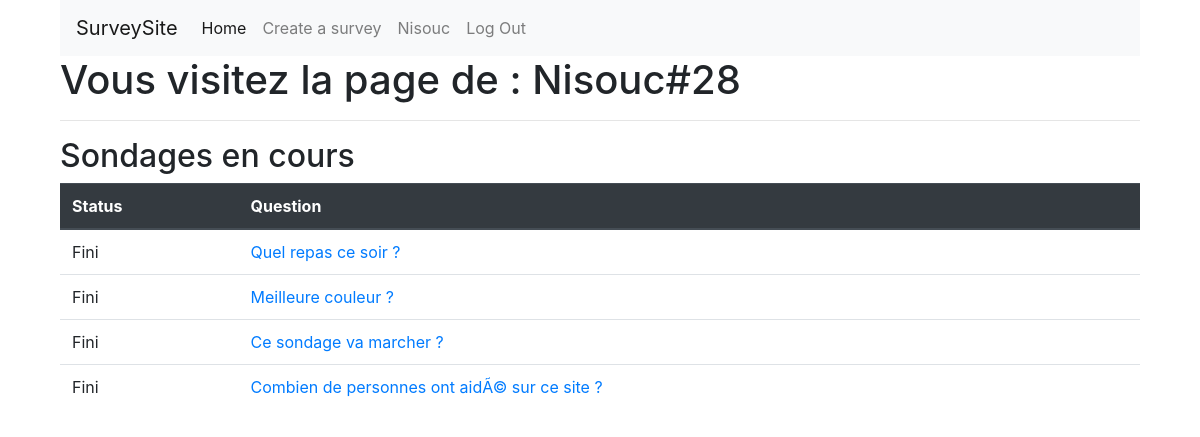
The app's page /index.php?page=user&name=Nisouc (signed in) with its own data.
### tables this page shows
CREATE TABLE `users` (
  `user_id` int(11) NOT NULL,
  `user_name` varchar(255) NOT NULL,
  `user_pass` varchar(255) NOT NULL,
  `user_email` varchar(255) NOT NULL,
  `user_status` tinyint(1) NOT NULL,
  `user_theme` varchar(255) NOT NULL DEFAULT 'white'
);

CREATE TABLE `surveys` (
  `survey_id` int(11) NOT NULL,
  `question` varchar(255) NOT NULL,
  `end` datetime NOT NULL,
  `creatorsId` int(11) NOT NULL,
  `status` int(1) NOT NULL DEFAULT '1'
);

### Public/index.php (called while the page is built, shortened)
<?php
require ROOT."/Core/Database.php";
require ROOT."/router.php";

### Core/Database.php (called while the page is built, shortened)
<?php
class Database{
    protected $pdo;
    public function __construct()
    {
        try {
            $this->host = $dbConfig["host"];
            $this->dbname = $dbConfig["dbname"];
            $this->user = $dbConfig["user"];
            $this->pass = $dbConfig["pass"];
            $this->pdo = new \PDO("mysql:host=$this->host;dbname=$this->dbname", $this->user, $this->pass);
        } catch (\PDOException $e) {
            return $e->getMessage();
        }
    }
    public function query(string $statement, bool $one)
    {
        $query = $this->pdo->query($statement);
        if ($one === false) {
            return $query->fetch(\PDO::FETCH_ASSOC);
        } else {
            return $query->fetchAll(\PDO::FETCH_ASSOC);
        }
    }
}

### App/Model/UserModel.php (called while the page is built, shortened)
<?php
class UserModel extends Database{
    public function searchFriends($ns)
    {
        $searchRequest = "SELECT * FROM users WHERE user_name LIKE '%" . $ns . "%'";
        return $this->query($searchRequest, true);
    }
    public function getUserSurveys($id)
    {
        $surv = "SELECT * FROM surveys WHERE creatorsId = '" . $id . "'";
        return $this->query($surv, true);
    }
}

### App/View/userVisitView.php (the view, shortened to what this page needs)
<?php
require ROOT."/commons.php";
?>
<!DOCTYPE html>
<html lang="fr">
<head>
</head>
<h1>Vous visitez la page de : <?= $_GET['name'] . "#" . $host[0]['user_id'] ?></h1>
<hr>
<h2>Sondages en cours</h2>
<?php if(count($surveys) <= 0) { ?>
<p>C'est vide par ici</p>
<?php } else { ?>
<table class="table" id="friendTable">
    <thead class="thead-dark">
        <tr>
            <th scope="col">Status</th>
            <th scope="col">Question</th>
        </tr>
        <?php foreach($surveys as $su) { ?>
        <tr>
            <td><?php if ($su['status'] == true) {?> Actif <?php } else if ($su['status'] == 0){ ?> Fini <?php } ?></td>
            <td><a href="?page=survey&id=<?= $su['survey_id'] ?>"><?= $su['question'] ?></a></td>
        </tr>
        <?php } ?>
</table>
<?php } ?>

### Public/assets/css/style.css (style rules this page uses)
* { margin: 0; padding: 0; box-sizing: border-box; }
html { scroll-behavior: smooth; }

### records on screen
users: user_id "28"
surveys: status "Fini", question "Quel repas ce soir ?"
surveys: status "Fini", question "Meilleure couleur ?"
surveys: status "Fini", question "Ce sondage va marcher ?"
surveys: status "Fini", question "Combien de personnes ont aidÃ© sur ce site ?"

### other values on screen
$_SESSION["Username"] "Nisouc"
$_GET['name'] "Nisouc"
